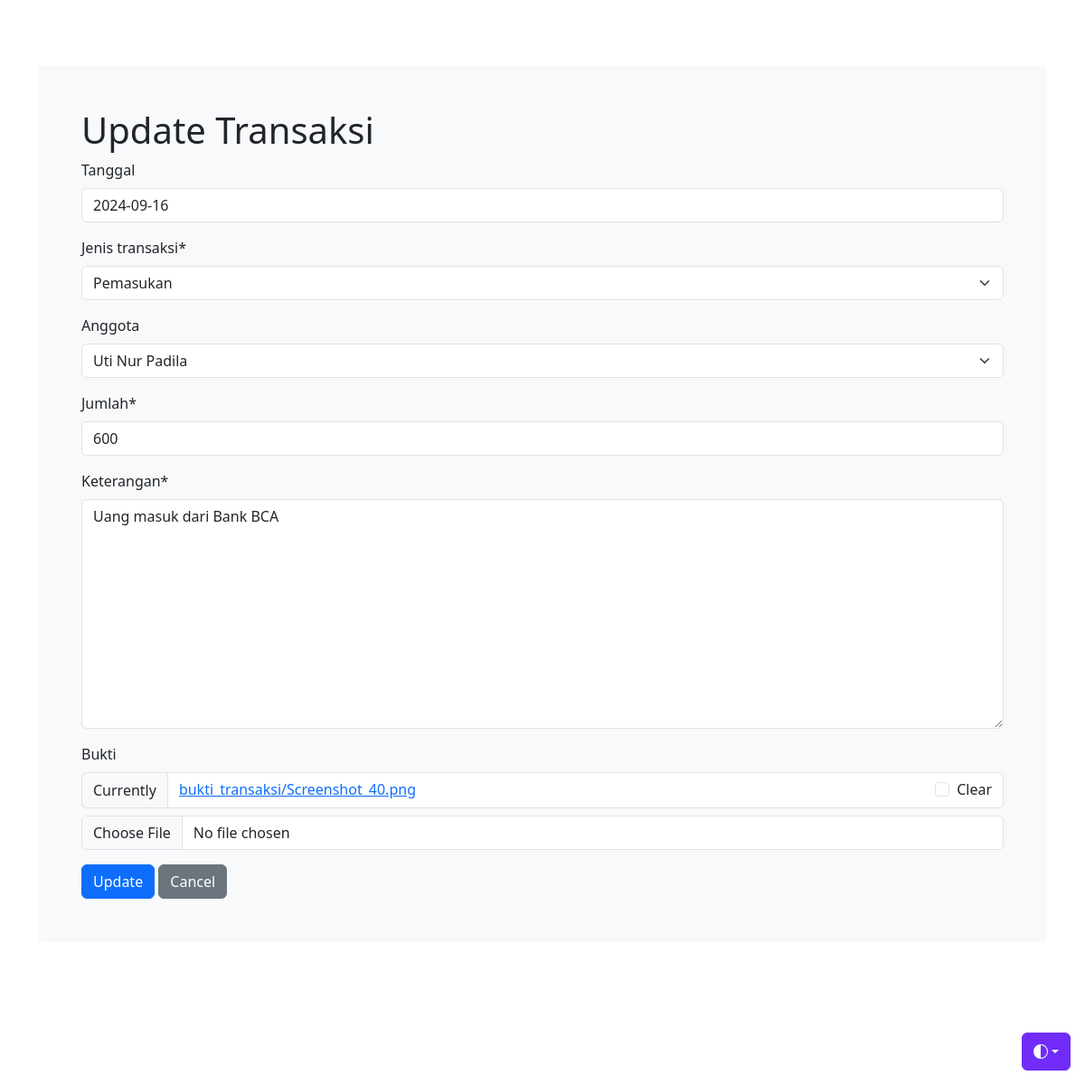
The page /update_item/2/ on the database its author committed.
### transaksi/models.py (models this page shows, shortened)
class Transaksi(models.Model):
    JENIS_TRANSAKSI_CHOICES = [
        ('P', 'Pengeluaran'),
        ('M', 'Pemasukan'),
    ]
    id = models.AutoField(primary_key=True)
    tanggal = models.DateField(blank=True)
    jenis_transaksi = models.CharField(max_length=1, choices=JENIS_TRANSAKSI_CHOICES)
    anggota =  models.ForeignKey(Anggota, on_delete=models.CASCADE, blank=True)
    jumlah = models.IntegerField()
    keterangan = models.TextField()
    bukti = models.FileField(upload_to='bukti_transaksi/', blank=True, null=True)

### transaksi/views.py (the view)
# urls.py: path('update_item/<int:pk>/', views.update_item, name='update_item'),
def update_item(request, pk):
    item = get_object_or_404(Transaksi, pk=pk)
    form = TransaksiUpdateForm(request.POST or None, instance=item)
    if request.method == 'POST' and form.is_valid():
        form.save()
        messages.success(request, ' Update Successfully')
        return redirect('list_item')
    context = {
        'form': form,
        'title': 'Update Transaksi'
    }
    return render(request, 'update_item.html', context)

### transaksi/forms.py
class TransaksiUpdateForm(forms.ModelForm):
    class Meta:
        model = Transaksi
        fields = ['tanggal', 'jenis_transaksi', 'anggota', 'jumlah', 'keterangan', 'bukti']

### transaksi/models.py (called while the page is built)
    def __str__(self):
        return self.nama

### transaksi/templates/update_item.html (shortened to what this page needs)
{% load static %} {% load crispy_forms_tags %}
<!DOCTYPE html>
<html lang="en" data-bs-theme="auto">
  <head>
    <link
      rel="stylesheet"
      href="https://cdn.jsdelivr.net/npm/@docsearch/css@3"
    />
    <link href="{% static 'css/stylesheet.css' %}" rel="stylesheet" />
    <link href="{% static 'css/bootstrap.min.css' %}" rel="stylesheet" />
    <link href="{% static 'css/navbar-fixed.css' %}" rel="stylesheet" />
  </head>
  <body>
    <div
      class="dropdown position-fixed bottom-0 end-0 mb-3 me-3 bd-mode-toggle"
    >
      <button
        class="btn btn-bd-primary py-2 dropdown-toggle d-flex align-items-center"
        id="bd-theme"
        type="button"
        aria-expanded="false"
        data-bs-toggle="dropdown"
        aria-label="Toggle theme (auto)"
      >
        <svg class="bi my-1 theme-icon-active" width="1em" height="1em">
          <use href="#circle-half"></use>
        </svg>
      </button>
    </div>
    {% block content %}
    <main class="container">
      <div class="bg-body-tertiary p-5 rounded">
        <h1>{{ title }}</h1>
        <form method="POST">
          {% csrf_token %} {{ form|crispy }}
          <div class="button-group">
            <button type="submit" class="btn btn-primary">Update</button>
            <a href="{% url 'list_item' %}" class="btn btn-secondary">Cancel</a>
          </div>
        </form>
      </div>
    </main>
    {% endblock %}
  </body>
</html>

### static/css/stylesheet.css (style rules this page uses)
body { background-color: #34eb6b; }

### static/css/navbar-fixed.css (style rules this page uses)
body { min-height: 75rem; padding-top: 4.5rem; }

### transaksi/templates/update_item.html (style rules this page uses)
.bi { vertical-align: -0.125em; fill: currentColor; }
.btn-bd-primary { --bd-violet-bg: #712cf9; --bd-violet-rgb: 112.520718, 44.062154, 249.437846; --bs-btn-font-weight: 600; --bs-btn-color: var(--bs-white); --bs-btn-bg: var(--bd-violet-bg); --bs-btn-border-color: var(--bd-violet-bg); --bs-btn-hover-color: var(--bs-white); --bs-btn-hover-bg: #6528e0; --bs-btn-hover-border-color: #6528e0; --bs-btn-focus-shadow-rgb: var(--bd-violet-rgb); --bs-btn-active-color: var(--bs-btn-hover-color); --bs-btn-active-bg: #5a23c8; --bs-btn-active-border-color: #5a23c8; }
.bd-mode-toggle { z-index: 1500; }

### rows shown on the page
Transaksi: tanggal "2024-09-16", jenis_transaksi "Pemasukan", anggota "Uti Nur Padila", jumlah "600", keterangan "Uang masuk dari Bank BCA"

### other values the page prints
{{ title }} "Update Transaksi"
